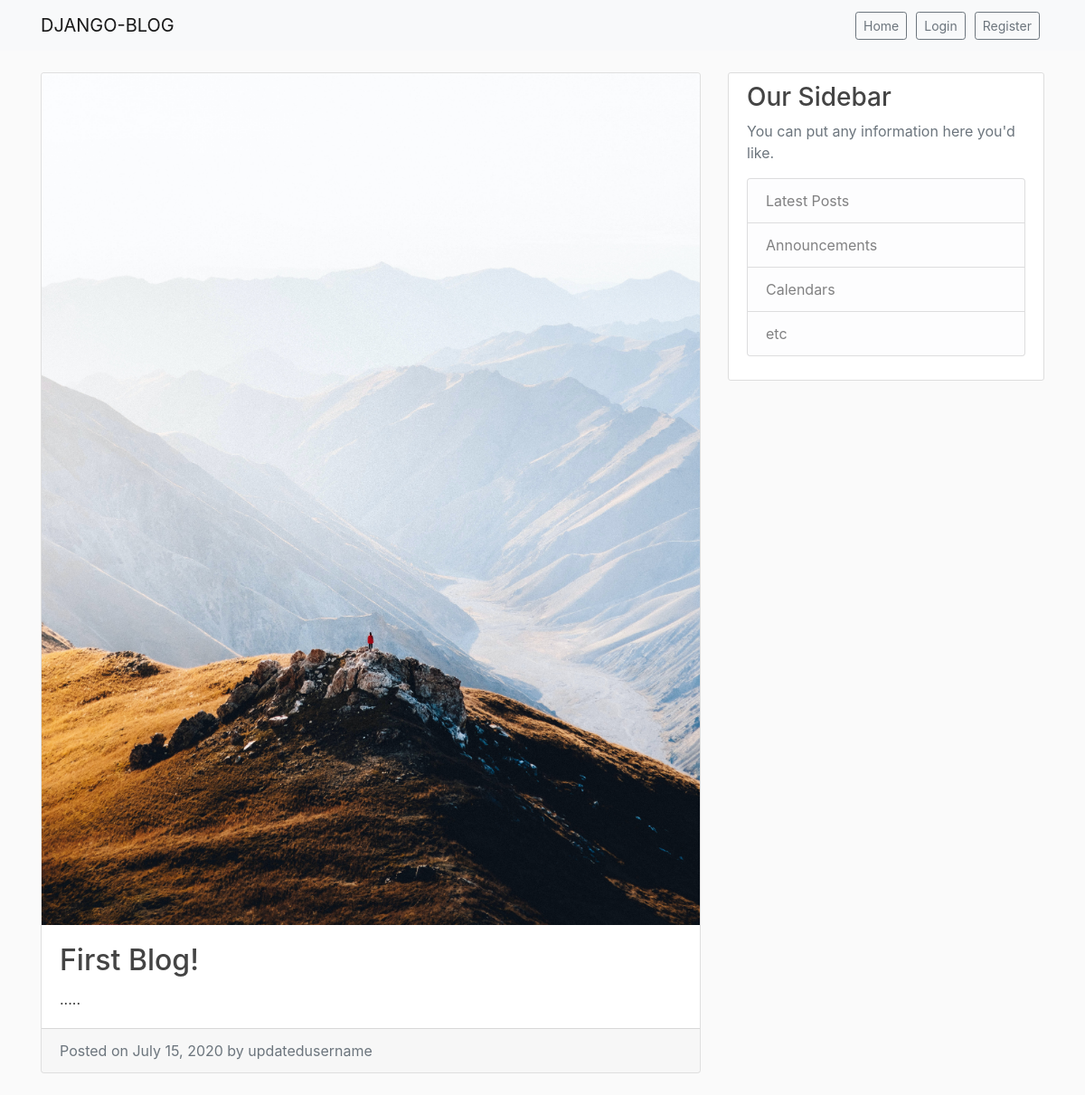
Before: /post/24/ with the older database file.
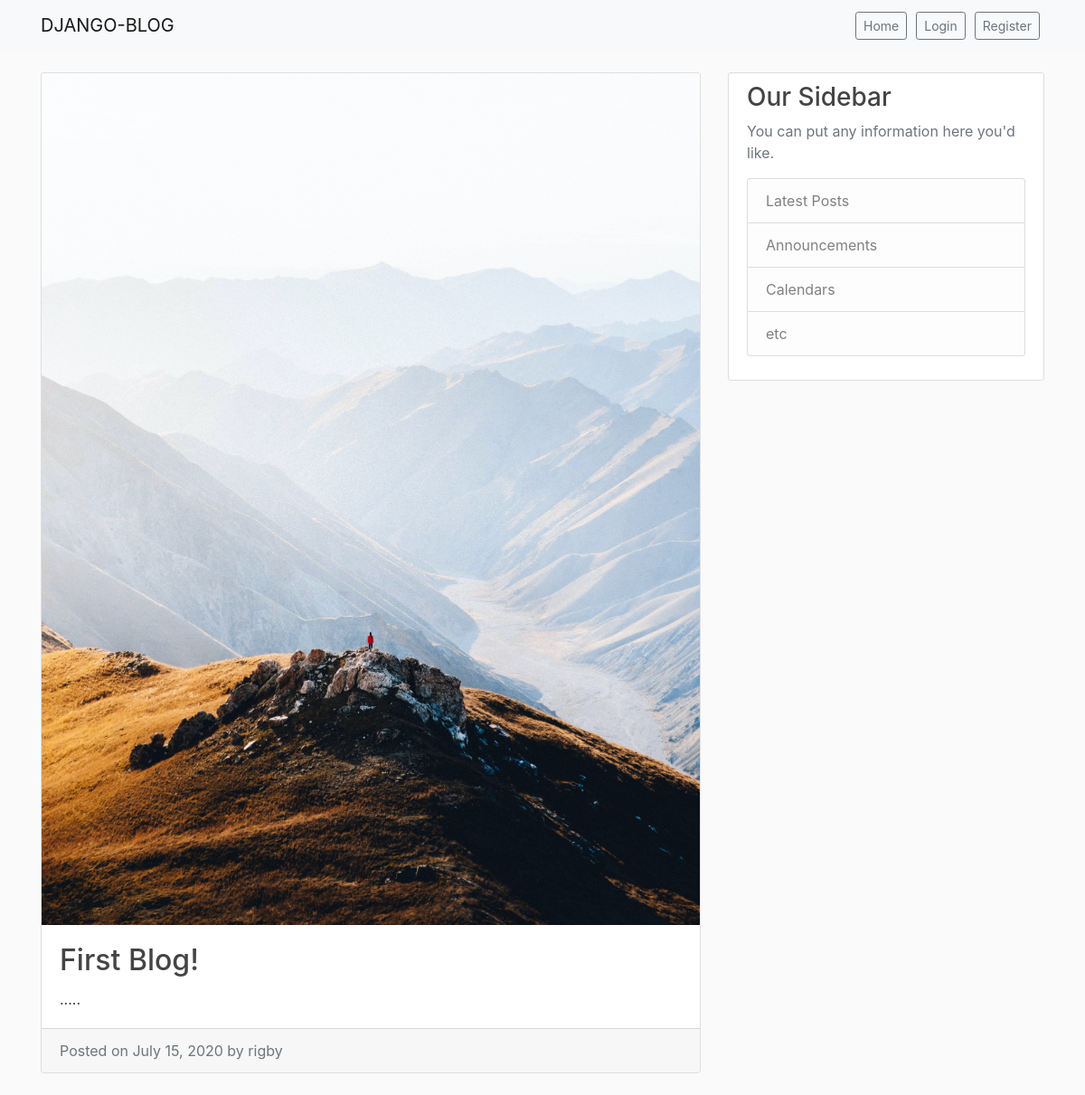
After: the same page with the newer database file.
### blog/models.py (models this page shows, shortened)
class Post(models.Model):
    title = models.CharField(max_length=100)
    content = models.TextField()
    date_posted = models.DateTimeField(default=timezone.now)
    author = models.ForeignKey(CustomUser, on_delete=models.CASCADE)
    image = models.ImageField(default='default-blog.jpg', upload_to='blog_pics')

### users/models.py (models this page shows, shortened)
class CustomUser(AbstractUser):
    username = models.CharField(max_length=100, unique=True)
    email = models.EmailField(verbose_name="email", max_length=100, unique=True)
    USERNAME_FIELD = 'email'
    REQUIRED_FIELDS = ['username']
    objects = CustomUserManager()

### blog/views.py (the view)
# urls.py: path('post/<int:pk>/', PostDetailView.as_view(), name='post-detail'),
class PostDetailView(DetailView):
    model = Post

### blog/templates/blog/post_detail.html (shortened to what this page needs)
{% extends "base.html" %}
{% load static %}
{% block content %}
    <div class="card mb-4">
          <img class="card-img-top" src="{{ object.image.url }}" alt="Card image cap">
          <div class="card-body">
            <h2 class="card-title">{{ object.title }}</h2>
            <p class="card-text">{{ object.content }}</p>
          </div>
        <div class="card-footer text-muted">
            Posted on {{ object.date_posted|date:"F d, Y" }} by
                {{ object.author.username }}</a>
          </div>
        </div>
{% endblock content %}

Changed rows visible on the page:
changed through a linked row, Post "First Blog!": author.username "updatedusername" → "rigby"
